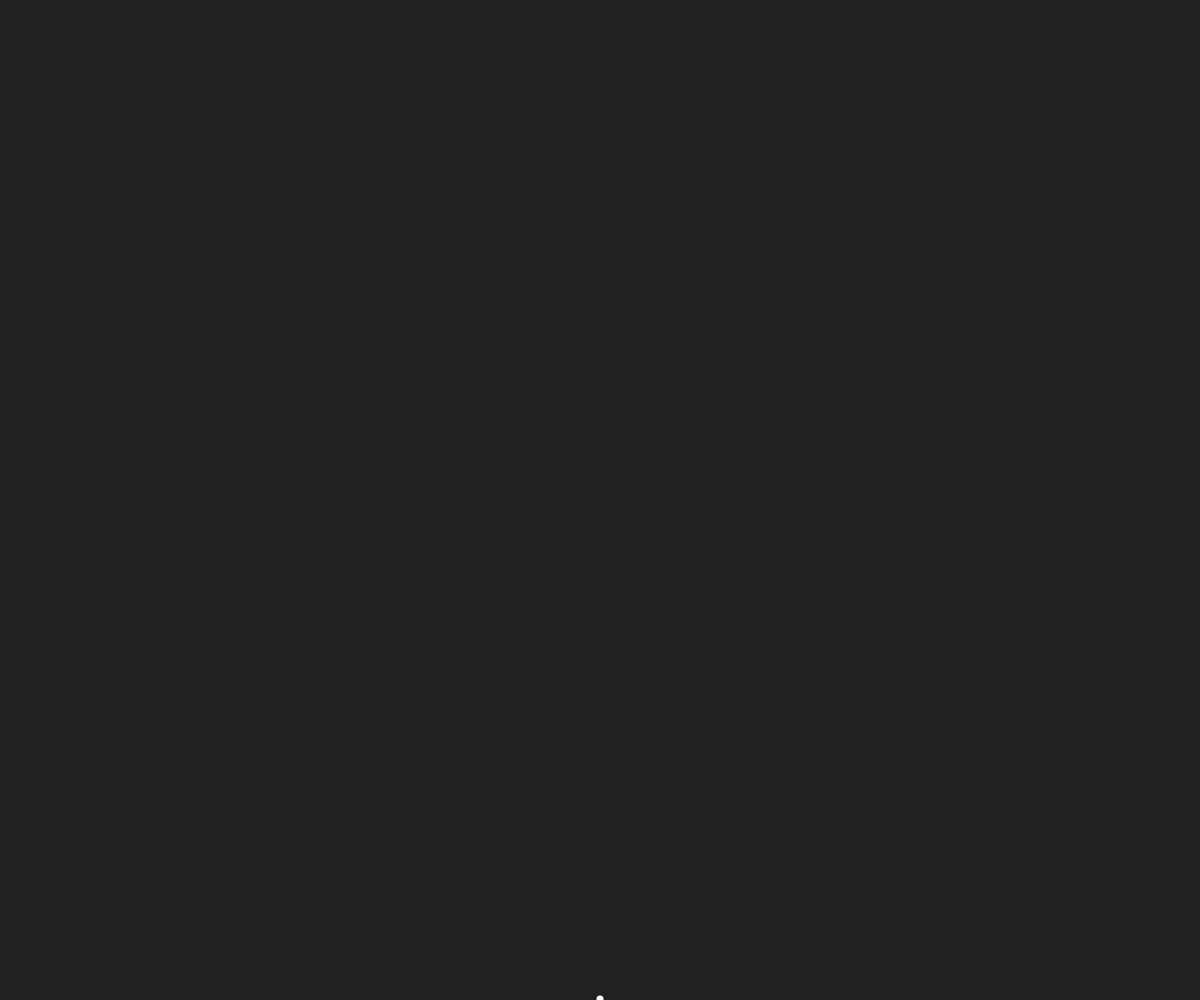
Frame 1 (no input)
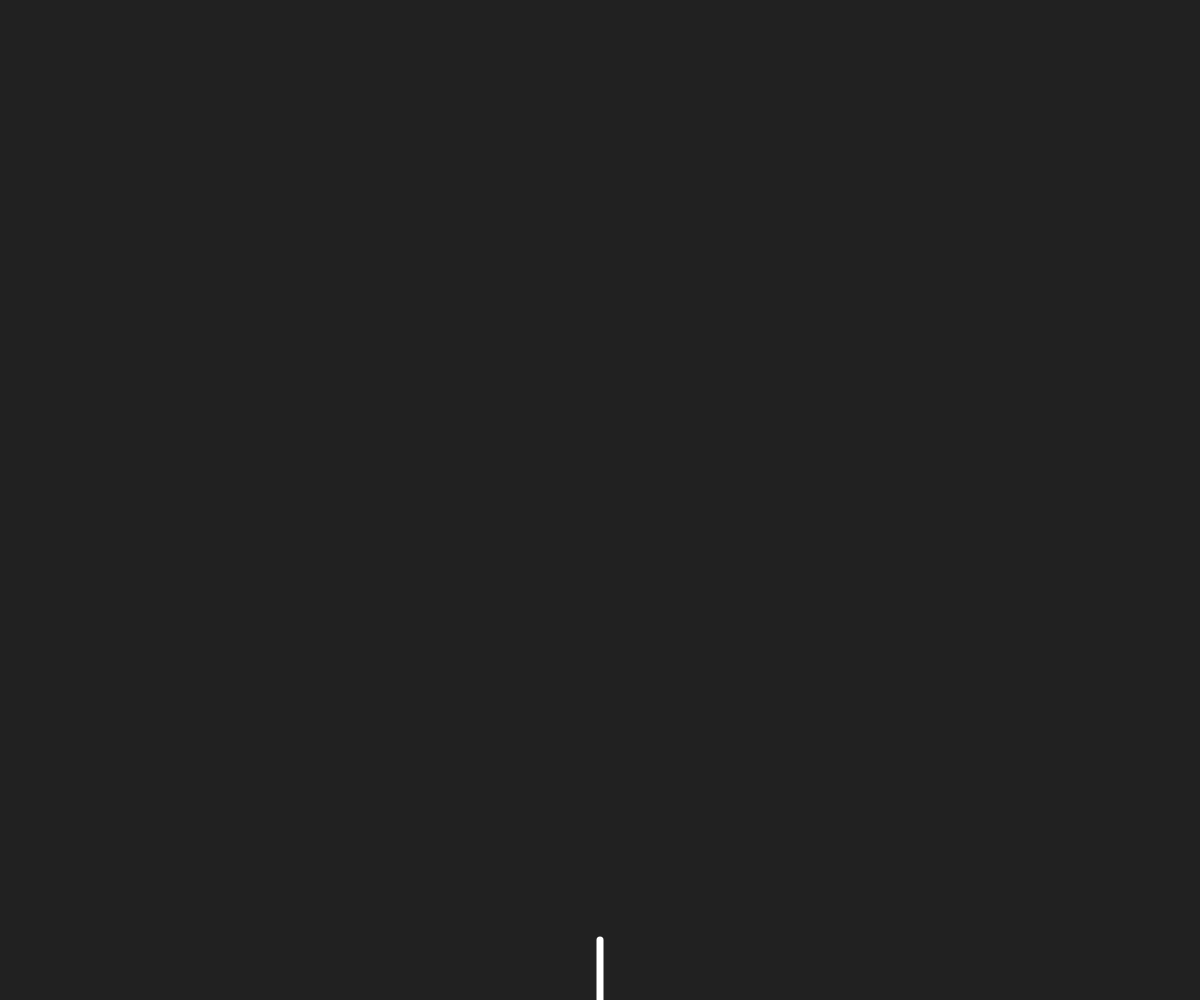
Frame 60 (no input)
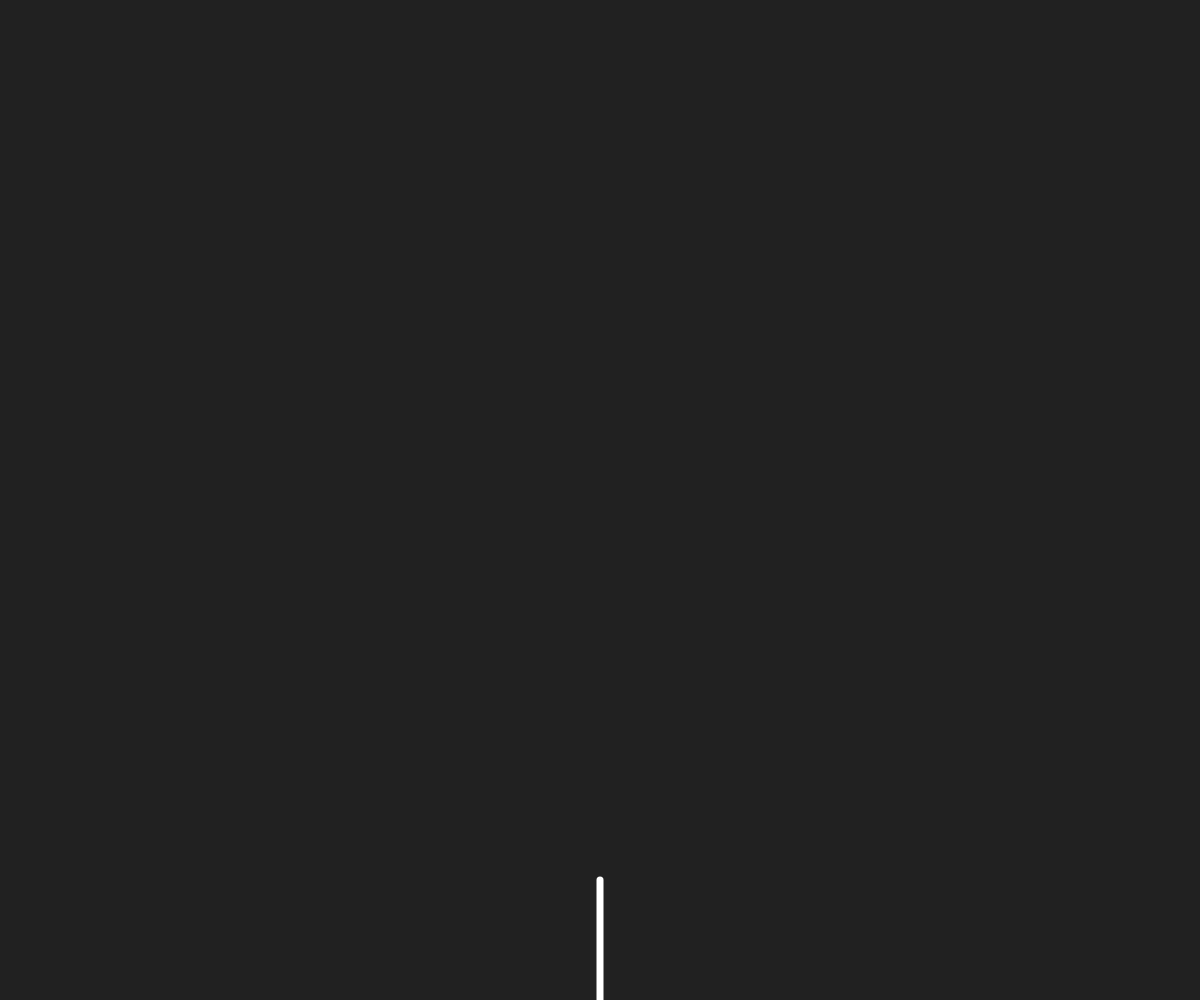
Frame 120 (the mouse pressed at the canvas centre since frame 60)

The p5.js sketch that drew these frames (run headless with seeded random() and noise() and a simulated clock; from frame 60 on, the mouse is pressed at the canvas centre):

// p5.js sketch
// ── sketch.js
let tree = [];
let leaves = [];
let count = 0;
let strokeWeightVariable = 7;

function setup() {
    createCanvas(windowWidth, windowHeight);
    colorMode(HSB);
    background(51)
    let begin = createVector(width / 2, height);
    let end = createVector(width / 2, height - 150);
    tree.push(new Branch(begin, end, strokeWeightVariable))
}

function mouseClicked() {
    growTree();
}

function growTree() {
    if (strokeWeightVariable > 1) {
        for (let i = tree.length - 1; i >= 0; i--) {
            if (!tree[i].branched) {
                tree.push(tree[i].branch(1));
                tree.push(tree[i].branch(-1));
            }
            tree[i].branched = true;
        }
        count++;
        strokeWeightVariable -= 1;
    }
}

function draw() {
    background(13);
    let grow = true;
    tree.forEach(branch => {
        branch.update();
        branch.show();
        if (branch.grown && !branch.branched && !branch.leaf) {
            leaves.push(new Leaf(branch.end.copy()));
            branch.leaf = true;
        }else if (!branch.grown){
            grow = false;
        }
    });
    if(grow && leaves.length <= 0){
        growTree();
    }

    leaves.forEach(leaf => {
        leaf.update();
        leaf.show();
        if (leaf.lifespan < 40) {
            leaf.fall();
        }
    });
    for (let i = leaves.length - 1; i >= 0; i--) {
        if (leaves[i].pos.y > height) {
            leaves.splice(i, 1);
        }
    }
}
// ── branches.js
class Branch{
    constructor(begin, end){
        this.begin = begin;
        this.end = end;
        this.len = begin.y - end.y;
        this.branched = false;
        this.grown = false;
        this.leaf = false;
    }

    update(){
        if(this.len >= 0){
            this.len -= 1;
        }else{
            this.grown = true;
        }
    }

    show(){
        let x1 = this.begin.x;
        let y1 = this.begin.y;
        let x2 = this.end.x;
        let y2 = this.end.y;
        if(this.len > 0){
            y2 = this.end.y + this.len;
        }
        stroke(255);
        strokeWeight(strokeWeightVariable);
        line(x1, y1, x2, y2);
    }

    branch(mult){
        let dir = p5.Vector.sub(this.end, this.begin);
        dir.rotate(mult * PI / 6);
        dir.mult(0.67);
        let newEnd = p5.Vector.add(this.end, dir);
        return new Branch(this.end, newEnd);
    }
}
// ── leaves.js
class Leaf{
    constructor(pos){
        this.pos = pos;
        this.lifespan = 255;
        this.lifeSpeed = random(1, 6);
        this.vel = createVector();
        this.acc = createVector();
    }

    update(){
        if(this.lifespan < 40){
            let wind = createVector(random(-0.2, 0.2), random(-0.1, 0.1));
            this.applyForce(gravity);
            this.applyForce(wind);
            this.vel.add(this.acc);
            this.pos.add(this.vel);
            this.acc.mult(0);

        }else{
            this.lifespan -= this.lifeSpeed;

        }
    }

    show(){
        noStroke();
        fill(22, 58, this.lifespan);
        ellipse(this.pos.x, this.pos.y, 10, 10);
    }

    applyForce(f){
        this.acc.add(f);
    }
}
